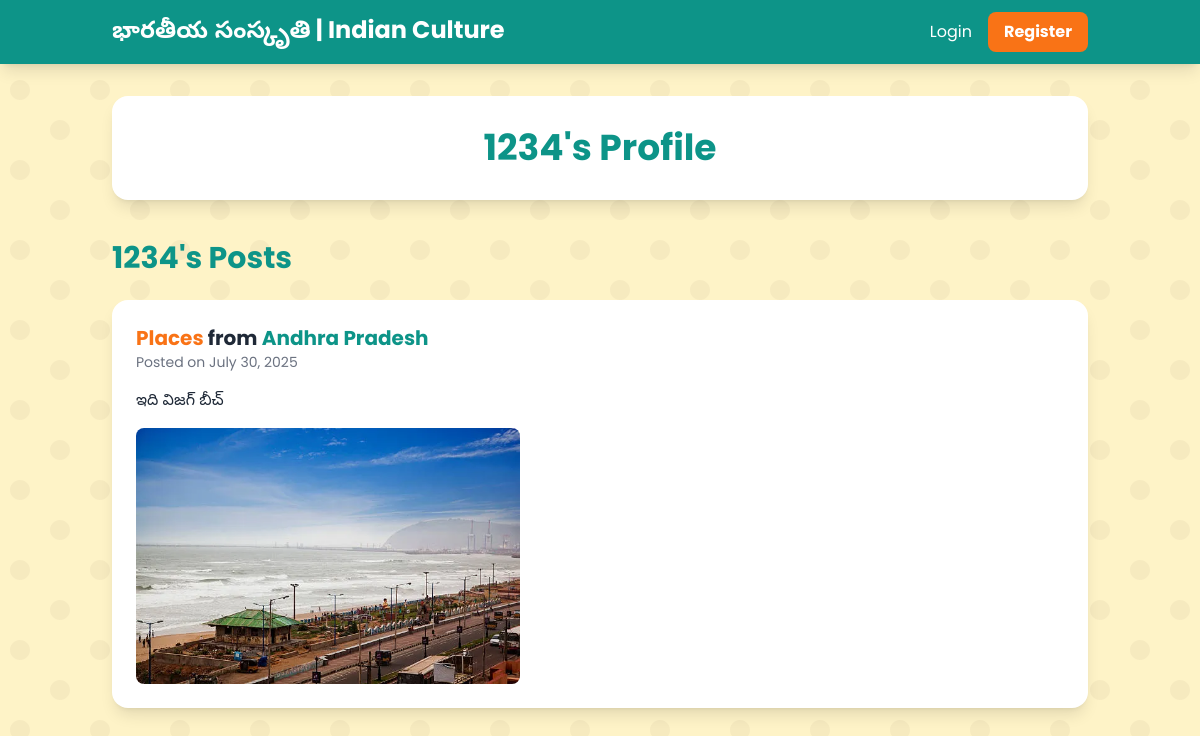
/user/1234/, run on the app's committed database.
### portal/models.py (models this page shows, shortened)
class Contribution(models.Model):
    CATEGORY_CHOICES = [
        ('PLACES', 'Places'),
        ('DANCE', 'Dance'),
        ('FOOD', 'Food'),
        ('TRADITION', 'Tradition'),
    ]
    author = models.ForeignKey(User, on_delete=models.CASCADE)
    state = models.ForeignKey(State, on_delete=models.CASCADE)
    category = models.CharField(max_length=10, choices=CATEGORY_CHOICES)
    text_content = models.TextField(blank=True, null=True)
    image_content = models.ImageField(upload_to='images/', blank=True, null=True)
    audio_content = models.FileField(upload_to='audio/', blank=True, null=True)
    video_content = models.FileField(upload_to='videos/', blank=True, null=True)
    submitted_at = models.DateTimeField(auto_now_add=True)
    likes = models.ManyToManyField(User, related_name='liked_contributions', blank=True)

class State(models.Model):
    name = models.CharField(max_length=100, unique=True)

### portal/views.py (the view)
# urls.py: path('user/<str:username>/', views.public_profile, name='public_profile'),
def public_profile(request, username):
    user_obj = get_object_or_404(User, username=username)
    user_contributions = Contribution.objects.filter(author=user_obj).order_by('-submitted_at')
    context = {
        'profile_user': user_obj,
        'user_contributions': user_contributions
    }
    return render(request, 'public_profile.html', context)

### portal/templates/public_profile.html (shortened to what this page needs)
{% extends 'base.html' %}
{% block content %}
<div class="bg-white p-8 rounded-2xl shadow-lg mb-10 text-center">
    <h2 class="text-4xl font-bold text-primary">
        {{ profile_user.username }}'s Profile
    </h2>
</div>
<h3 class="text-3xl font-bold text-primary mb-6">{{ profile_user.username }}'s Posts</h3>
<div class="space-y-8">
    {% for item in user_contributions %}
    <div class="bg-white p-6 rounded-2xl shadow-lg">
        <p class="text-xl font-bold">
            <span class="text-secondary">{{ item.get_category_display }}</span> from <span class="text-primary">{{ item.state.name }}</span>
        </p>
        <p class="text-sm text-gray-500 mb-4">Posted on {{ item.submitted_at|date:"F j, Y" }}</p>
        {% if item.text_content %}<p class="mb-4">{{ item.text_content }}</p>{% endif %}
        <div class="flex flex-wrap gap-4">
            {% if item.image_content %}<img src="{{ item.image_content.url }}" class="max-w-sm rounded-lg">{% endif %}
        </div>
    </div>
    {% empty %}
    <p class="text-center text-gray-500 py-8">{{ profile_user.username }} has not made any contributions yet.</p>
    {% endfor %}
</div>
{% endblock %}

### portal/templates/base.html (style rules this page uses)
body { font-family: 'Poppins', 'Noto Sans Telugu', sans-serif; background-color: #FEF3C7; background-attachment: fixed; }
.text-primary { color: #0D9488; }
.text-secondary { color: #F97316; }

### data on the page
Contribution: category "Places", state.name "Andhra Pradesh", submitted_at "July 30, 2025", text_content "ఇది విజగ్ బీచ్", image_content (picture)

### other printed values
{{ profile_user.username }} "1234"
